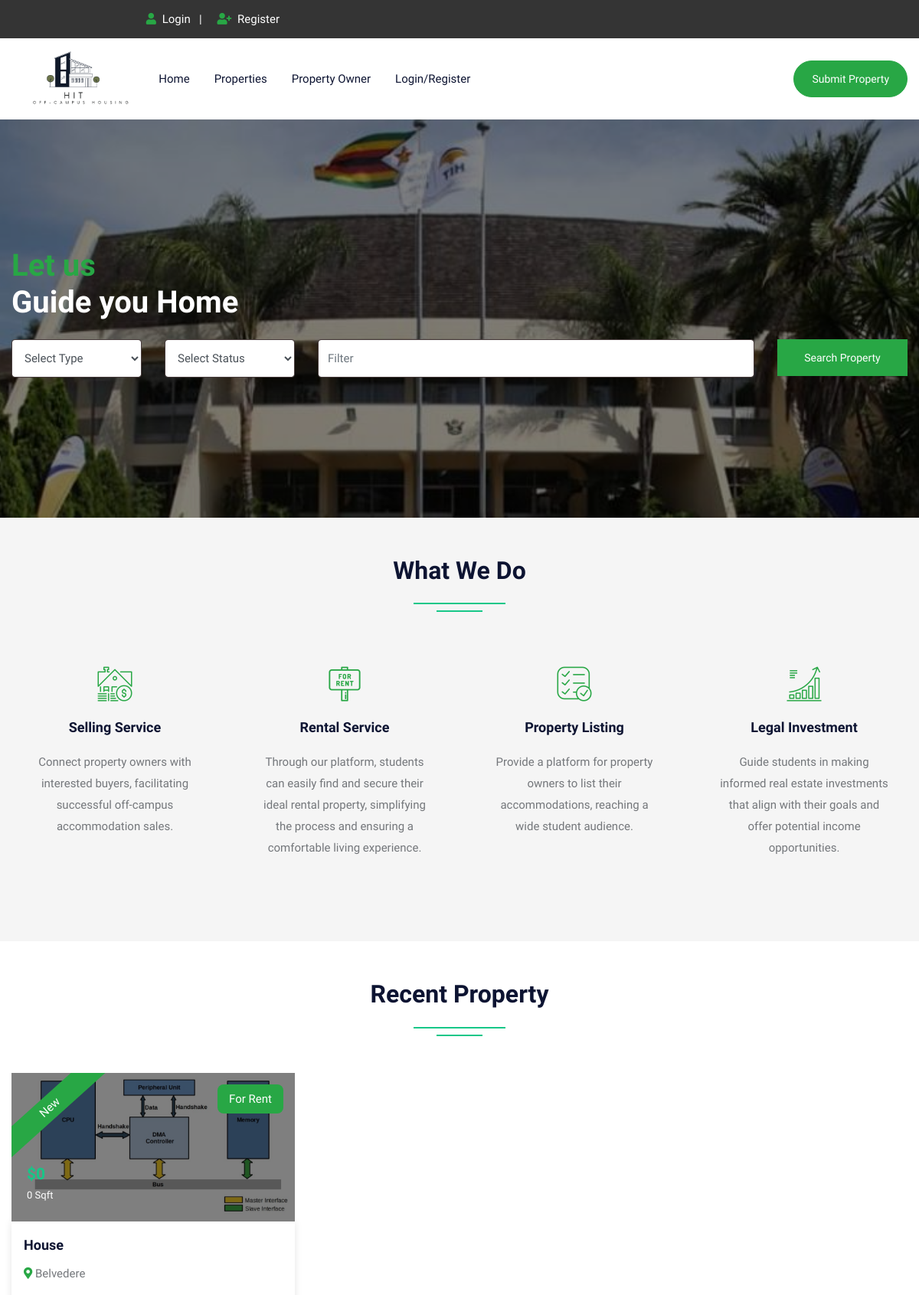
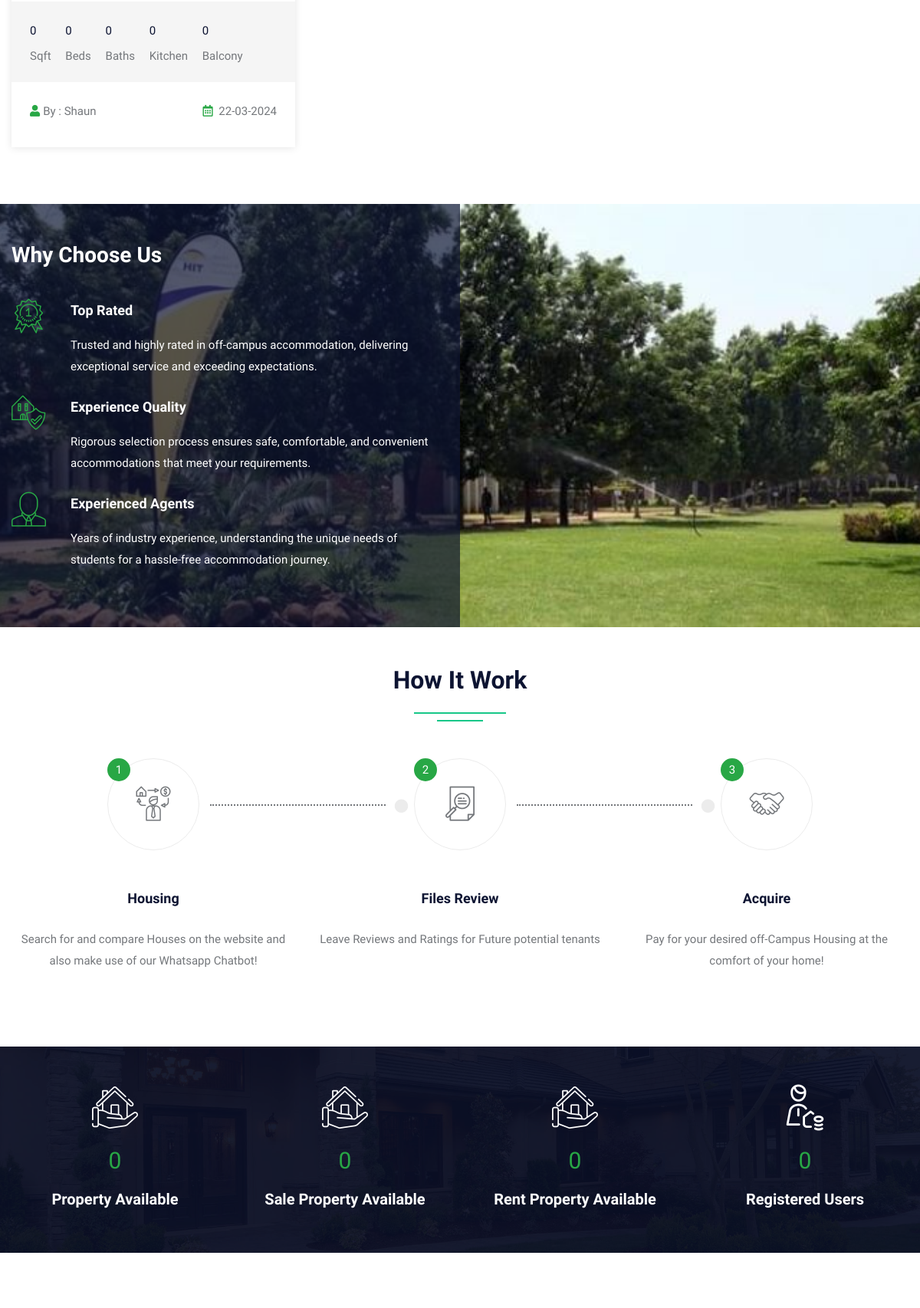
The page / (upper part) on the database its author committed (2 pictures, top to bottom).
### tables this page shows
CREATE TABLE `property` (
  `pid` int(50) NOT NULL,
  `title` varchar(200) NOT NULL,
  `pcontent` longtext NOT NULL,
  `type` varchar(100) NOT NULL,
  `bhk` varchar(50) NOT NULL,
  `stype` varchar(100) NOT NULL,
  `bedroom` int(50) NOT NULL,
  `bathroom` int(50) NOT NULL,
  `balcony` int(50) NOT NULL,
  `kitchen` int(50) NOT NULL,
  `hall` int(50) NOT NULL,
  `floor` varchar(50) NOT NULL,
  `size` int(50) NOT NULL,
  `price` int(50) NOT NULL,
  `location` varchar(200) NOT NULL,
  `city` varchar(100) NOT NULL,
  `state` varchar(100) NOT NULL,
  `feature` longtext NOT NULL,
  `pimage` varchar(300) NOT NULL,
  `pimage1` varchar(300) NOT NULL,
  `pimage2` varchar(300) NOT NULL,
  `pimage3` varchar(300) NOT NULL,
  `pimage4` varchar(300) NOT NULL,
  `uid` int(50) NOT NULL,
  `status` varchar(50) NOT NULL,
  `mapimage` varchar(300) NOT NULL,
  `topmapimage` varchar(300) NOT NULL,
  `groundmapimage` varchar(300) NOT NULL,
  `totalfloor` varchar(50) NOT NULL,
  `date` datetime NOT NULL DEFAULT CURRENT_TIMESTAMP,
  `isFeatured` int(11) DEFAULT NULL
);

CREATE TABLE `user` (
  `uid` int(50) NOT NULL,
  `uname` varchar(100) NOT NULL,
  `uemail` varchar(100) NOT NULL,
  `uphone` varchar(20) NOT NULL,
  `upass` varchar(50) NOT NULL,
  `utype` varchar(50) NOT NULL,
  `uimage` varchar(300) NOT NULL
);

### index.php (the view, shortened to what the rows shown need)
<!DOCTYPE html>
<html lang="en">
<head>
<link rel="stylesheet" type="text/css" href="css/bootstrap.min.css">
<link rel="stylesheet" type="text/css" href="css/bootstrap-slider.css">
<link rel="stylesheet" type="text/css" href="css/jquery-ui.css">
<link rel="stylesheet" type="text/css" href="css/layerslider.css">
<link rel="stylesheet" type="text/css" href="css/color.css" id="color-change">
<link rel="stylesheet" type="text/css" href="css/owl.carousel.min.css">
<link rel="stylesheet" type="text/css" href="css/font-awesome.min.css">
<link rel="stylesheet" type="text/css" href="fonts/flaticon/flaticon.css">
<link rel="stylesheet" type="text/css" href="css/style.css">
</head>
<body>
<div id="page-wrapper">
    <div class="row">
		<?php include("include/header.php");?>
        <div class="overlay-black w-100 slider-banner1 position-relative" style="background-image: url('images/banner/rshmpg.jpeg'); background-size: cover; background-position: center center; background-repeat: no-repeat;">
            <div class="container h-100">
                <div class="row h-100 align-items-center">
                    <div class="col-lg-12">
                        <div class="text-white">
                            <h1 class="mb-4"><span class="text-success">Let us</span><br>
                            Guide you Home</h1>
                        </div>
                    </div>
                </div>
            </div>
        </div>
        <div class="full-row bg-gray">
            <div class="container">
                <div class="row">
                    <div class="col-lg-12">
                        <h2 class="text-secondary double-down-line text-center mb-5">What We Do</h2></div>
                </div>
            </div>
        </div>
        <div class="full-row">
            <div class="container">
                <div class="row">
                    <div class="col-md-12">
                        <h2 class="text-secondary double-down-line text-center mb-4">Recent Property</h2>
                    </div>
                    <div class="col-md-12">
                        <div class="tab-content mt-4" id="pills-tabContent">
                            <div class="tab-pane fade show active" id="pills-home" role="tabpanel" aria-labelledby="pills-home">
                                <div class="row">
									<?php $query=mysqli_query($con,"SELECT property.*, user.uname,user.utype,user.uimage FROM `property`,`user` WHERE property.uid=user.uid ORDER BY date DESC LIMIT 9");
										while($row=mysqli_fetch_array($query))
										{
									?>
                                    <div class="col-md-6 col-lg-4">
                                        <div class="featured-thumb hover-zoomer mb-4">
                                            <div class="overlay-black overflow-hidden position-relative"> <img src="admin/property/<?php echo $row['18'];?>" alt="pimage">
                                                <div class="featured bg-success text-white">New</div>
                                                <div class="sale bg-success text-white text-capitalize">For <?php echo $row['5'];?></div>
                                                <div class="price text-primary"><b>$<?php echo $row['13'];?> </b><span class="text-white"><?php echo $row['12'];?> Sqft</span></div>
                                            </div>
                                            <div class="featured-thumb-data shadow-one">
                                                <div class="p-3">
                                                    <h5 class="text-secondary hover-text-success mb-2 text-capitalize"><a href="propertydetail.php?pid=<?php echo $row['0'];?>"><?php echo $row['1'];?></a></h5>
                                                    <span class="location text-capitalize"><i class="fas fa-map-marker-alt text-success"></i> <?php echo $row['14'];?></span> </div>
                                                <div class="bg-gray quantity px-4 pt-4">
                                                    <ul>
                                                        <li><span><?php echo $row['12'];?></span> Sqft</li>
                                                        <li><span><?php echo $row['6'];?></span> Beds</li>
                                                        <li><span><?php echo $row['7'];?></span> Baths</li>
                                                        <li><span><?php echo $row['9'];?></span> Kitchen</li>
                                                        <li><span><?php echo $row['8'];?></span> Balcony</li>
                                                    </ul>
                                                </div>
                                                <div class="p-4 d-inline-block w-100">
                                                    <div class="float-left text-capitalize"><i class="fas fa-user text-success mr-1"></i>By : <?php echo $row['uname'];?></div>
                                                    <div class="float-right"><i class="far fa-calendar-alt text-success mr-1"></i> <?php echo date('d-m-Y', strtotime($row['date']));?></div>
                                                </div>
                                            </div>
                                        </div>
                                    </div>
									<?php } ?>
                                </div>
                            </div>
                        </div>
                    </div>
                </div>
            </div>
        </div>
        <div class="full-row">
            <div class="container">
                <div class="row">
                    <div class="col-lg-12">
                        <h2 class="text-secondary double-down-line text-center mb-5">How It Work</h2>
                        </div>
                </div>
            </div>
        </div>
		</div>
    </div>
</body>
</html>

### rows shown on the page
property: pimage (picture), stype "Rent", price "0", size "0", title "House", location "Belvedere", bedroom "0", bathroom "0", kitchen "0", balcony "0", uid.uname "Shaun", date "22-03-2024"
